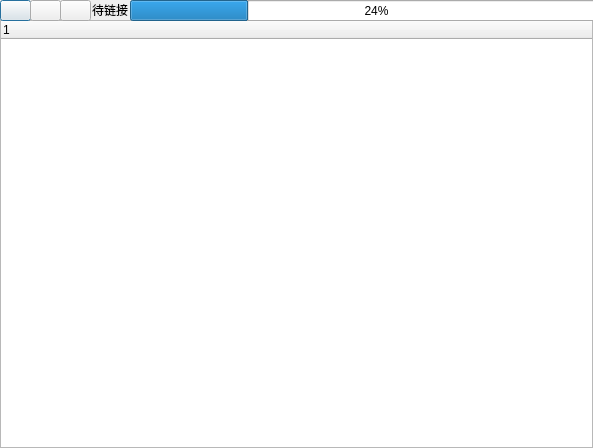
<?xml version="1.0" encoding="UTF-8"?>
<ui version="4.0">
 <class>FtpClientClass</class>
 <widget class="QDialog" name="FtpClientClass">
  <property name="geometry">
   <rect>
    <x>0</x>
    <y>0</y>
    <width>593</width>
    <height>448</height>
   </rect>
  </property>
  <property name="windowTitle">
   <string>FTP连接验证程序</string>
  </property>
  <property name="windowIcon">
   <iconset>
    <normaloff>img/title.png</normaloff>img/title.png</iconset>
  </property>
  <widget class="QTreeWidget" name="treeIssue">
   <property name="geometry">
    <rect>
     <x>0</x>
     <y>20</y>
     <width>593</width>
     <height>428</height>
    </rect>
   </property>
   <column>
    <property name="text">
     <string notr="true">1</string>
    </property>
   </column>
  </widget>
  <widget class="QPushButton" name="btnBack">
   <property name="geometry">
    <rect>
     <x>0</x>
     <y>0</y>
     <width>31</width>
     <height>21</height>
    </rect>
   </property>
   <property name="toolTip">
    <string/>
   </property>
   <property name="text">
    <string/>
   </property>
   <property name="icon">
    <iconset>
     <normaloff>img/back.png</normaloff>img/back.png</iconset>
   </property>
  </widget>
  <widget class="QPushButton" name="btnReflash">
   <property name="geometry">
    <rect>
     <x>30</x>
     <y>0</y>
     <width>31</width>
     <height>21</height>
    </rect>
   </property>
   <property name="toolTip">
    <string/>
   </property>
   <property name="text">
    <string/>
   </property>
   <property name="icon">
    <iconset>
     <normaloff>img/reflash.png</normaloff>img/reflash.png</iconset>
   </property>
  </widget>
  <widget class="QPushButton" name="btnPublish">
   <property name="geometry">
    <rect>
     <x>60</x>
     <y>0</y>
     <width>31</width>
     <height>21</height>
    </rect>
   </property>
   <property name="toolTip">
    <string/>
   </property>
   <property name="text">
    <string/>
   </property>
   <property name="icon">
    <iconset>
     <normaloff>img/publish.png</normaloff>img/publish.png</iconset>
   </property>
  </widget>
  <widget class="QLabel" name="stateLabel">
   <property name="geometry">
    <rect>
     <x>92</x>
     <y>2</y>
     <width>41</width>
     <height>16</height>
    </rect>
   </property>
   <property name="text">
    <string>待链接</string>
   </property>
  </widget>
  <widget class="QProgressBar" name="procBar">
   <property name="geometry">
    <rect>
     <x>130</x>
     <y>0</y>
     <width>493</width>
     <height>21</height>
    </rect>
   </property>
   <property name="value">
    <number>24</number>
   </property>
  </widget>
 </widget>
 <resources>
  <include location="ftpclient.qrc"/>
 </resources>
 <connections/>
</ui>
